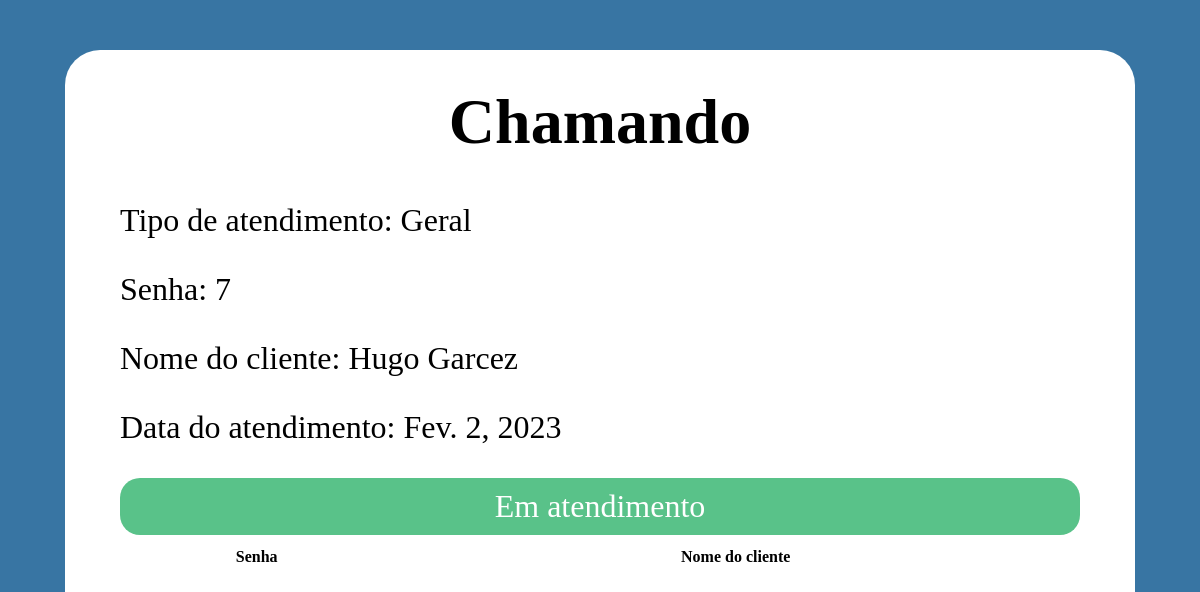
/chamar-proxima-senha/GERL (signed in), run on the app's committed database.
### atendimento/models.py (models this page shows, shortened)
class Atendimento(models.Model):
    nome_cliente = models.CharField(max_length=255, verbose_name='Digite seu nome')
    data_atendimento = models.DateField(auto_now_add=True)
    status_atendimento = models.CharField(max_length=255, default='fila')
    numero_senha = models.IntegerField()
    atendente = models.ForeignKey(Atendente, on_delete=models.PROTECT, null=True,blank= True)
    tipo_atendimento = models.ForeignKey(TipoAtendimento, on_delete=models.CASCADE)

class TipoAtendimento(models.Model):
    prefixo = models.CharField(max_length=4)
    nome = models.CharField(max_length=100)
    descricao = models.CharField(max_length=255)

### atendimento/views.py (the view)
# urls.py: path('chamar-proxima-senha/<prefixo>', views.chamar_proxima_senha_especifica, name='chamar_proxima_senha_especifica'),
@login_required
def chamar_proxima_senha_especifica(request, prefixo):
    atendente = Atendente.objects.get(user=request.user)
    if request.method == 'POST':
        atendente.cabine = request.POST.get('cabine')
        atendente.save()
    try:
        senha_atual = Atendimento.objects.filter(status_atendimento='fila', tipo_atendimento__prefixo=prefixo).order_by('data_atendimento').first()
        senha_atual.status_atendimento = 'chamando'
        senha_atual.atendente = atendente
        senha_atual.save()
    except:
        senha_atual=Atendimento.objects.filter(status_atendimento='chamando', atendente=atendente).order_by('data_atendimento').first()
    return render(request, 'proxima_senha.html', {'senha': senha_atual, 'cabine': atendente.cabine, 'prefixo': prefixo})

### atendimento/templates/proxima_senha.html (shortened to what this page needs)
<div class"proxima-senha">
{% extends 'template.html' %}
{% block content %}
  {% if senha %}
  <h1>Chamando</h1>
  {% else %}
  <h1>Em espera</h1>
  {% endif %}
  <p>Tipo de atendimento: {{ senha.tipo_atendimento.nome }}</p>
  <p>Senha: {{ senha.numero_senha }}</p>
  <p>Nome do cliente: {{ senha.nome_cliente }}</p>
  <p>Data do atendimento: {{ senha.data_atendimento }}</p>
  {% if senha %}
  <a href="/em-atendimento/{{senha.id}}/{{prefixo}}">
    Em atendimento
  </a>
  {% else %}
  <a href="/chamar-proxima-senha/{{prefixo}}">
    Chamar próximo da fila
  </a>
  {% endif %}
  <div>
    <table>
      <thead>
        <tr>
          <th>Senha</th>
          <th>Nome do cliente</th>
        </tr>
      </thead>
    </table>
  </div>
{% endblock %}

### atendimento/static/css/style.css (style rules this page uses)
body { width: 80%; font-size: xx-large; background: #fff; padding: 55px; margin-left: auto; margin-right: auto; margin-top: 50px; margin-bottom: auto; border-radius: 35px 35px 0 35px; }
html { background: #3875a3; }
table { width: 100%; }
a { display: grid; padding: 10px 20px; background: #59c289; color: #fff; justify-content: center; border-radius: 20px; text-decoration: none; margin-bottom: 10px; }
h1 { text-align: center;margin-top: -20px; }

### data on the page
Atendimento: tipo_atendimento.nome "Geral", numero_senha "7", nome_cliente "Hugo Garcez", data_atendimento "Fev. 2, 2023"
